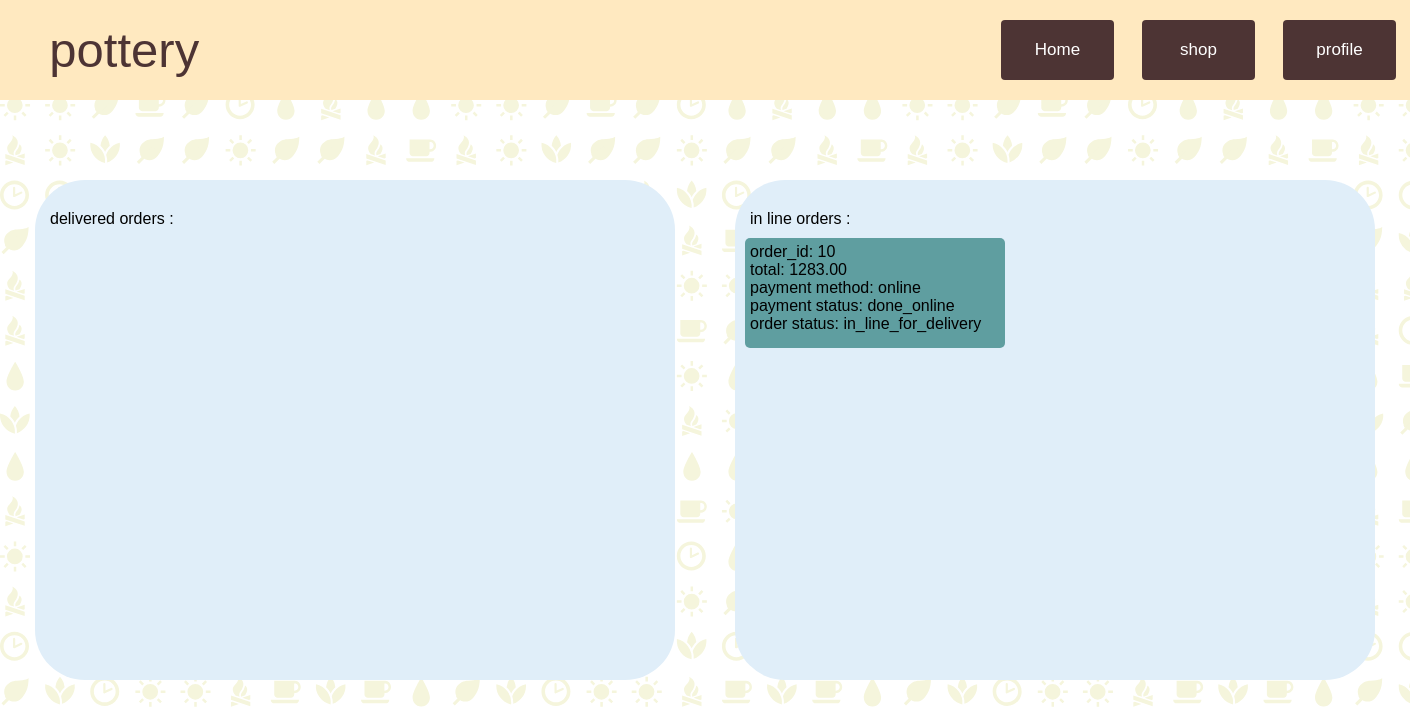
The app's page /users/receipt/ (signed in), older data.
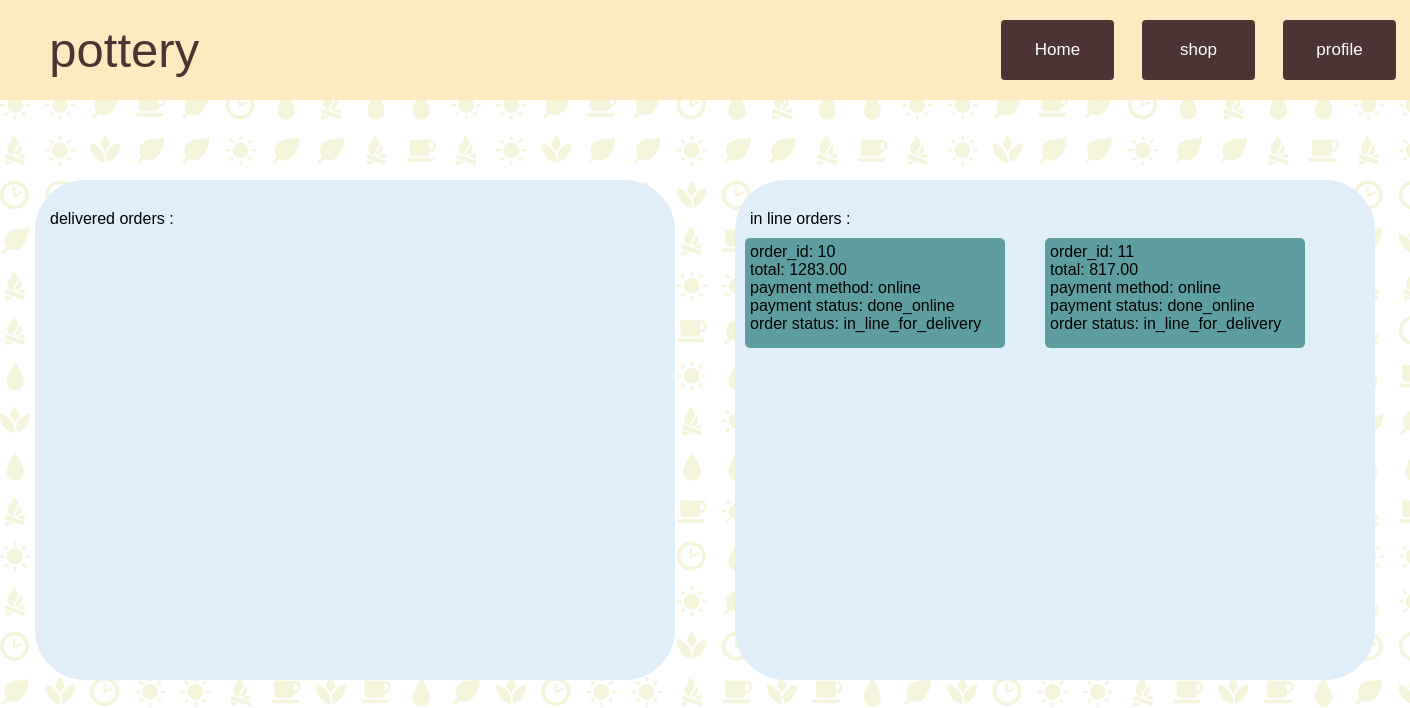
The same page, newer data.
### users/models.py (models this page shows)
class Orders(models.Model):
    order = models.AutoField(primary_key=True)
    user = models.ForeignKey(to=User, on_delete=models.CASCADE)
    payment_method_choices = [("online", 'online'), ("on_delivery", 'on delivery')]
    payment_method = models.CharField(max_length=20, choices=payment_method_choices, default="online")
    payment_stat_choices = [("done_online", 'done online'), ("done_on_delivery", 'done on delivery'), ("not_payed", "not payed")]
    payment_stat = models.CharField(max_length=20, choices=payment_stat_choices, default="not_payed")
    total = models.DecimalField(max_digits=50, decimal_places=2)
    used_coupon = models.ForeignKey(to=Coupons, on_delete=models.CASCADE, null=True)
    description = models.TextField(null=True)
    order_stat_choices = [("delivered", 'delivered'), ("in_line_for_delivery", 'in line for delivery'),]
    order_stat = models.CharField(max_length=30, choices=order_stat_choices, null=True)
    address = models.TextField()
    created_on = models.DateTimeField(blank=True, default=datetime.now)

### users/views.py (the view)
# urls.py: path('receipt/', receipt, name='receipt'),
@login_required(login_url='/users/accounts/login/')
def receipt(request):
    users_delivered_orders = Orders.objects.filter(user=request.user, order_stat="delivered")
    users_in_line_orders = Orders.objects.filter(user=request.user, order_stat="in_line_for_delivery")
    data = {
        "users_delivered_orders": users_delivered_orders,
        "users_in_line_orders": users_in_line_orders,
    }
    return render(request, "users/receipt.html", data)

### templates/users/receipt.html (shortened to what this page needs)
{% extends 'base.html' %}
{% load static %}
{% block head_css %}
<link rel="stylesheet" type="text/css" href="{%  static  '/css/base.css'  %}" />
<link rel="stylesheet" type="text/css" href="{%  static  '/css/users/receipt.css'  %}" />
{% endblock %}
{% block content %}
<body style="background-image: url({% static 'images/icon_grid.svg' %});">
<div class="Wrap">
    <div class="delivered_orders_wrap">
        <p class="title">delivered orders :</p>
    </div>
    <div class="in_line_orders_wrap">
        <p class="title">in line orders :</p>
        <div class="grid_orders_wrap">
            {% for p in users_in_line_orders %}
                <div class="receipt_wrap">
                    <span>order_id: {{ p.order }}</span><br>
                    <span>total: {{ p.total }}</span><br>
                    <span>payment method: {{ p.payment_method }}</span><br>
                    <span>payment status: {{ p.payment_stat }}</span><br>
                    <span>order status: {{ p.order_stat }}</span><br>
                </div>
            {% endfor %}
        </div>
    </div>
</div>
</body>
{% endblock %}

Row changes from the older to the newer data that the page shows:
added Orders: order "11", total "817.00", payment_method "online", payment_stat "done_online", order_stat "in_line_for_delivery"
